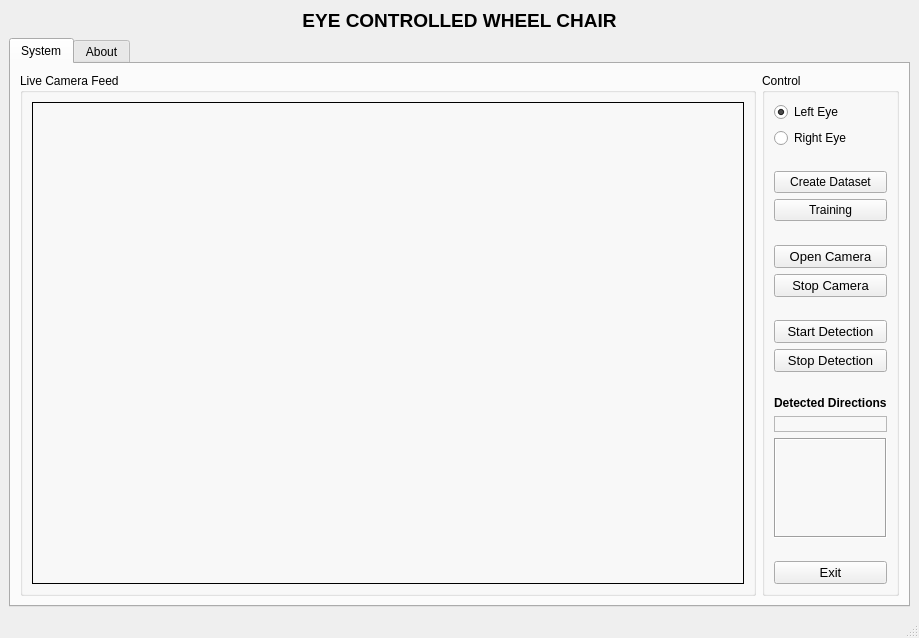
<?xml version="1.0" encoding="UTF-8"?>
<ui version="4.0">
 <class>MainWindow</class>
 <widget class="QMainWindow" name="MainWindow">
  <property name="geometry">
   <rect>
    <x>0</x>
    <y>0</y>
    <width>919</width>
    <height>638</height>
   </rect>
  </property>
  <property name="windowTitle">
   <string>MainWindow</string>
  </property>
  <widget class="QWidget" name="centralwidget">
   <layout class="QVBoxLayout" name="verticalLayout_4">
    <item>
     <widget class="QLabel" name="label_2">
      <property name="font">
       <font>
        <pointsize>14</pointsize>
        <weight>75</weight>
        <bold>true</bold>
       </font>
      </property>
      <property name="text">
       <string>EYE CONTROLLED WHEEL CHAIR</string>
      </property>
      <property name="alignment">
       <set>Qt::AlignCenter</set>
      </property>
     </widget>
    </item>
    <item>
     <widget class="QTabWidget" name="tabWidget">
      <property name="currentIndex">
       <number>0</number>
      </property>
      <widget class="QWidget" name="tab">
       <attribute name="title">
        <string>System</string>
       </attribute>
       <layout class="QHBoxLayout" name="horizontalLayout">
        <item>
         <widget class="QGroupBox" name="groupBox_2">
          <property name="title">
           <string>Live Camera Feed</string>
          </property>
          <layout class="QVBoxLayout" name="verticalLayout_3">
           <item>
            <widget class="QLabel" name="imgLabel">
             <property name="sizePolicy">
              <sizepolicy hsizetype="Expanding" vsizetype="Preferred">
               <horstretch>0</horstretch>
               <verstretch>0</verstretch>
              </sizepolicy>
             </property>
             <property name="font">
              <font>
               <pointsize>14</pointsize>
              </font>
             </property>
             <property name="frameShape">
              <enum>QFrame::Box</enum>
             </property>
             <property name="text">
              <string/>
             </property>
             <property name="alignment">
              <set>Qt::AlignCenter</set>
             </property>
            </widget>
           </item>
          </layout>
         </widget>
        </item>
        <item>
         <widget class="QGroupBox" name="groupBox">
          <property name="title">
           <string>Control</string>
          </property>
          <layout class="QVBoxLayout" name="verticalLayout">
           <item>
            <widget class="QRadioButton" name="radioButton_left">
             <property name="text">
              <string>Left Eye</string>
             </property>
             <property name="checked">
              <bool>true</bool>
             </property>
            </widget>
           </item>
           <item>
            <widget class="QRadioButton" name="radioButton_right">
             <property name="text">
              <string>Right Eye</string>
             </property>
            </widget>
           </item>
           <item>
            <spacer name="verticalSpacer_5">
             <property name="orientation">
              <enum>Qt::Vertical</enum>
             </property>
             <property name="sizeHint" stdset="0">
              <size>
               <width>20</width>
               <height>40</height>
              </size>
             </property>
            </spacer>
           </item>
           <item>
            <widget class="QPushButton" name="CreateDatasetbutton">
             <property name="text">
              <string>Create Dataset</string>
             </property>
            </widget>
           </item>
           <item>
            <widget class="QPushButton" name="Trainingbutton">
             <property name="text">
              <string>Training</string>
             </property>
            </widget>
           </item>
           <item>
            <spacer name="verticalSpacer_3">
             <property name="orientation">
              <enum>Qt::Vertical</enum>
             </property>
             <property name="sizeHint" stdset="0">
              <size>
               <width>20</width>
               <height>40</height>
              </size>
             </property>
            </spacer>
           </item>
           <item>
            <widget class="QPushButton" name="openCameraButton">
             <property name="sizePolicy">
              <sizepolicy hsizetype="Minimum" vsizetype="Maximum">
               <horstretch>0</horstretch>
               <verstretch>0</verstretch>
              </sizepolicy>
             </property>
             <property name="font">
              <font>
               <pointsize>10</pointsize>
              </font>
             </property>
             <property name="text">
              <string>Open Camera</string>
             </property>
            </widget>
           </item>
           <item>
            <widget class="QPushButton" name="stopCameraButton">
             <property name="font">
              <font>
               <pointsize>10</pointsize>
              </font>
             </property>
             <property name="text">
              <string>Stop Camera</string>
             </property>
            </widget>
           </item>
           <item>
            <spacer name="verticalSpacer_4">
             <property name="orientation">
              <enum>Qt::Vertical</enum>
             </property>
             <property name="sizeHint" stdset="0">
              <size>
               <width>20</width>
               <height>40</height>
              </size>
             </property>
            </spacer>
           </item>
           <item>
            <widget class="QPushButton" name="startDetectionButton">
             <property name="sizePolicy">
              <sizepolicy hsizetype="Minimum" vsizetype="Fixed">
               <horstretch>0</horstretch>
               <verstretch>0</verstretch>
              </sizepolicy>
             </property>
             <property name="font">
              <font>
               <pointsize>10</pointsize>
              </font>
             </property>
             <property name="text">
              <string>Start Detection</string>
             </property>
            </widget>
           </item>
           <item>
            <widget class="QPushButton" name="stopDetectionButton">
             <property name="font">
              <font>
               <pointsize>10</pointsize>
              </font>
             </property>
             <property name="text">
              <string>Stop Detection</string>
             </property>
            </widget>
           </item>
           <item>
            <spacer name="verticalSpacer_2">
             <property name="orientation">
              <enum>Qt::Vertical</enum>
             </property>
             <property name="sizeHint" stdset="0">
              <size>
               <width>20</width>
               <height>40</height>
              </size>
             </property>
            </spacer>
           </item>
           <item>
            <widget class="QLabel" name="label">
             <property name="font">
              <font>
               <weight>75</weight>
               <bold>true</bold>
              </font>
             </property>
             <property name="text">
              <string>Detected Directions</string>
             </property>
            </widget>
           </item>
           <item>
            <widget class="QLabel" name="detected_directions_text">
             <property name="frameShape">
              <enum>QFrame::StyledPanel</enum>
             </property>
             <property name="text">
              <string/>
             </property>
            </widget>
           </item>
           <item>
            <widget class="QLabel" name="detected_directions_label">
             <property name="minimumSize">
              <size>
               <width>100</width>
               <height>100</height>
              </size>
             </property>
             <property name="maximumSize">
              <size>
               <width>150</width>
               <height>150</height>
              </size>
             </property>
             <property name="font">
              <font>
               <pointsize>12</pointsize>
               <underline>false</underline>
              </font>
             </property>
             <property name="frameShape">
              <enum>QFrame::Box</enum>
             </property>
             <property name="frameShadow">
              <enum>QFrame::Sunken</enum>
             </property>
             <property name="text">
              <string/>
             </property>
             <property name="scaledContents">
              <bool>true</bool>
             </property>
             <property name="alignment">
              <set>Qt::AlignCenter</set>
             </property>
            </widget>
           </item>
           <item>
            <spacer name="verticalSpacer">
             <property name="orientation">
              <enum>Qt::Vertical</enum>
             </property>
             <property name="sizeHint" stdset="0">
              <size>
               <width>20</width>
               <height>40</height>
              </size>
             </property>
            </spacer>
           </item>
           <item>
            <widget class="QPushButton" name="exitButton">
             <property name="sizePolicy">
              <sizepolicy hsizetype="Minimum" vsizetype="Maximum">
               <horstretch>0</horstretch>
               <verstretch>0</verstretch>
              </sizepolicy>
             </property>
             <property name="font">
              <font>
               <pointsize>10</pointsize>
              </font>
             </property>
             <property name="text">
              <string>Exit</string>
             </property>
            </widget>
           </item>
          </layout>
         </widget>
        </item>
       </layout>
      </widget>
      <widget class="QWidget" name="tab_2">
       <attribute name="title">
        <string>About</string>
       </attribute>
       <layout class="QVBoxLayout" name="verticalLayout_5">
        <item>
         <widget class="QPlainTextEdit" name="plainTextEdit"/>
        </item>
       </layout>
      </widget>
     </widget>
    </item>
   </layout>
  </widget>
  <widget class="QStatusBar" name="statusbar"/>
 </widget>
 <resources/>
 <connections/>
</ui>
